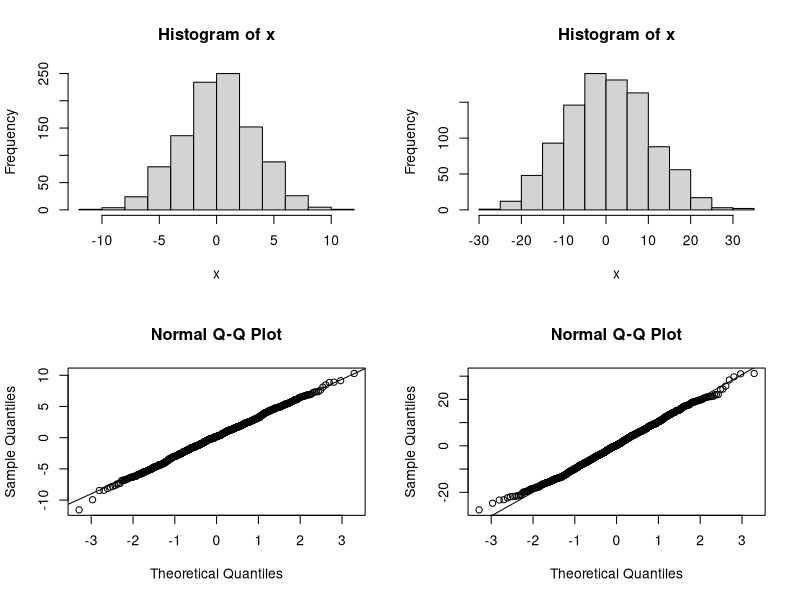
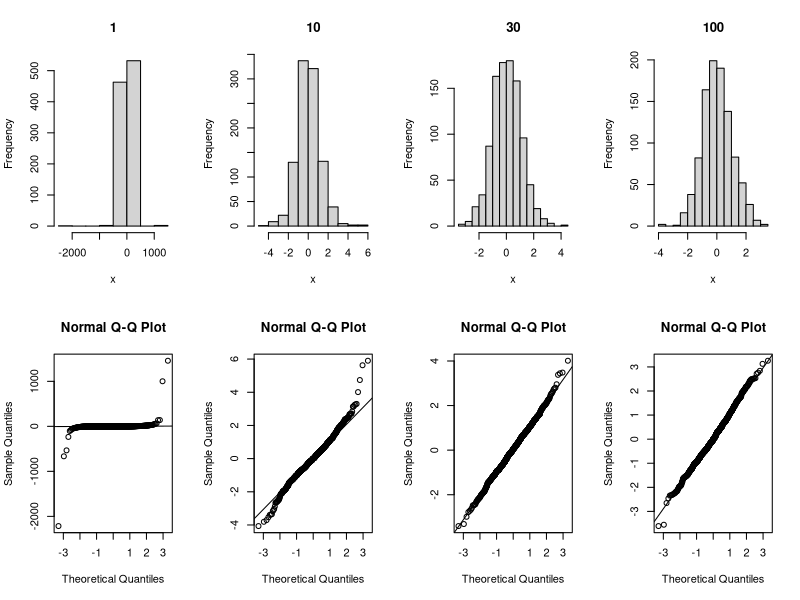
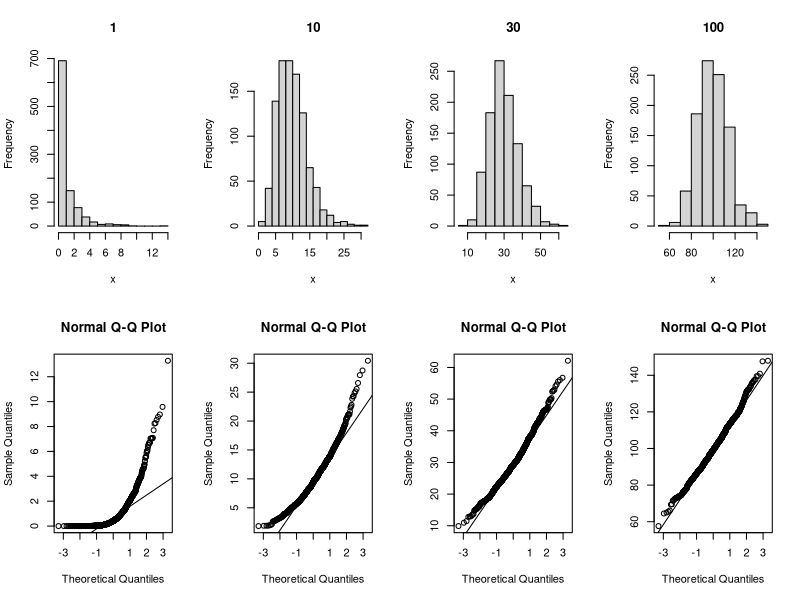
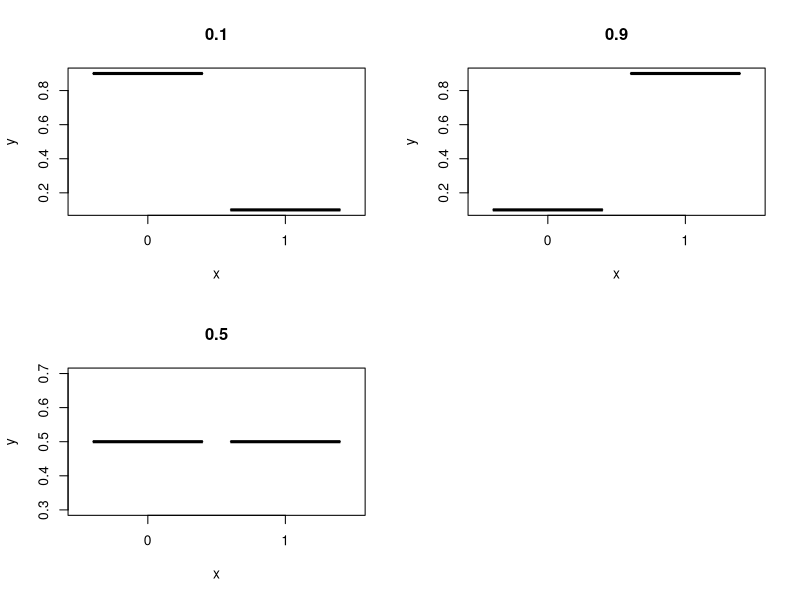
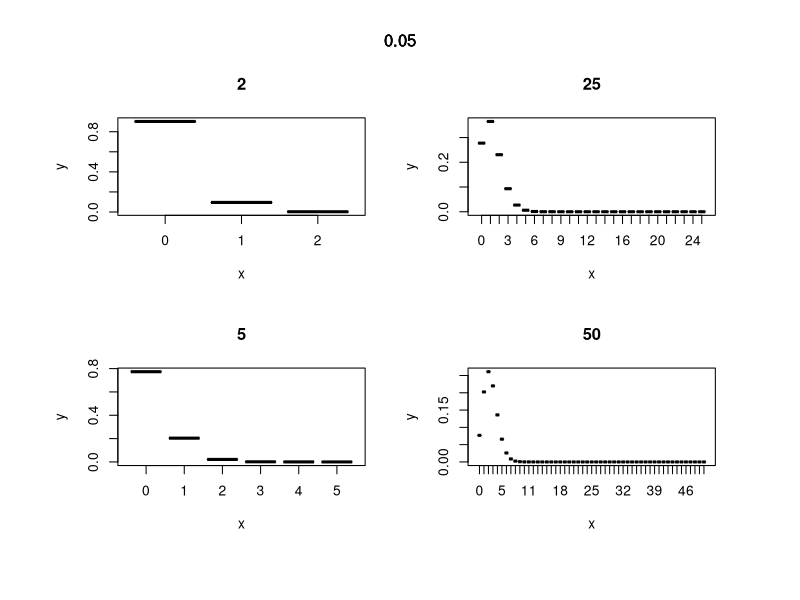
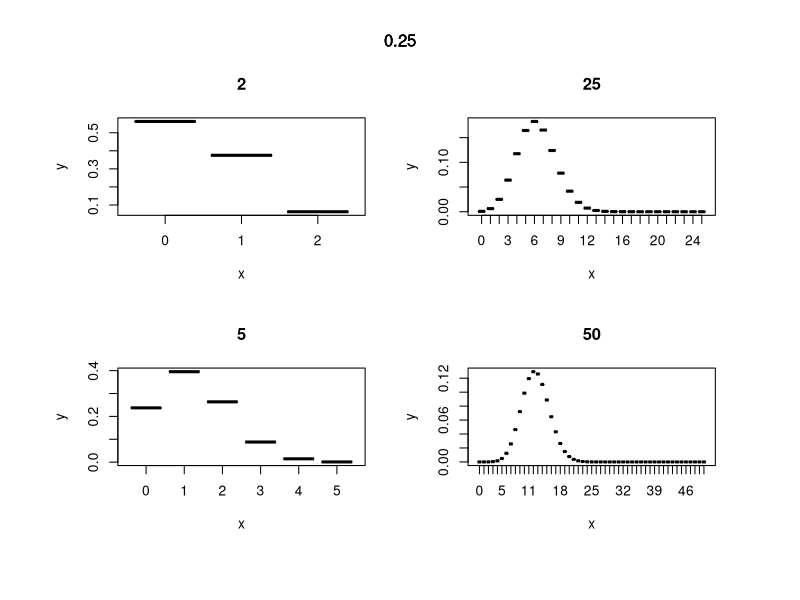
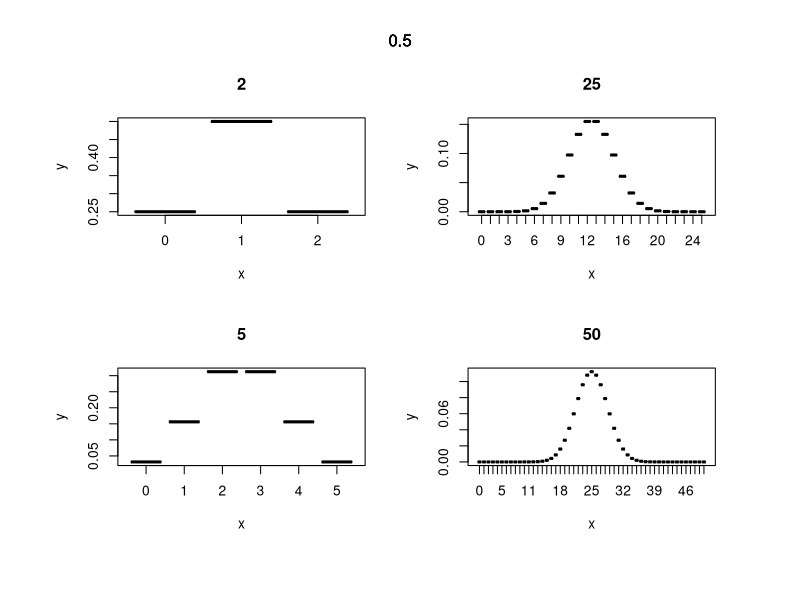
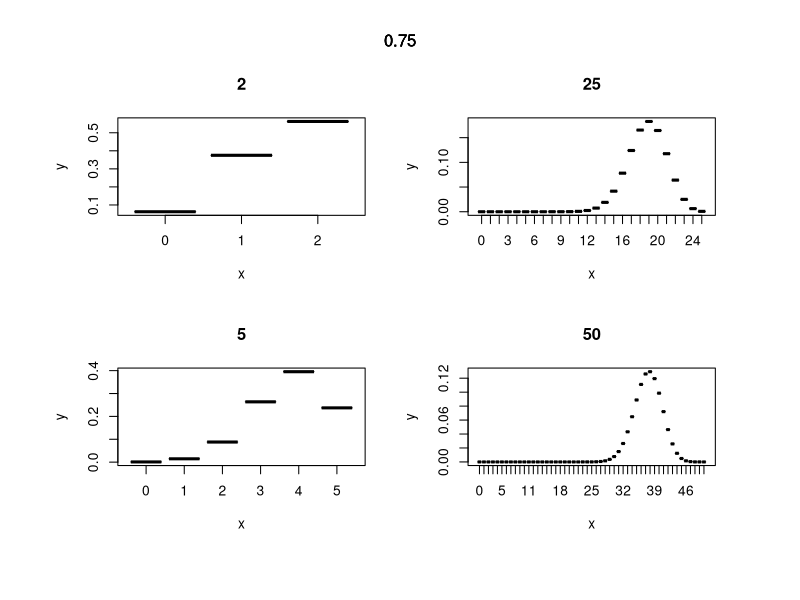

Write the R code that produced these figures, in order.
#use code below to assess how data from various distributions visually compares 
#to a normal distribution
#
##normal
sigma=c(10,100)
par(mfcol=c(2,2), ask=T)
for(j in 1:length(sigma)){
  x=rnorm(1000, 0, sqrt(sigma[j]))
  hist(x)
  qqnorm(x)
  qqline(x)
}


#t
freedom=c(1,10,30,100)
par(mfcol=c(2,4), ask=T)
for(j in 1:length(freedom)){
  x=rt(1000, df=freedom[j])
  hist(x, main=freedom[j])
  qqnorm(x)
  qqline(x)
}

#chi-square
freedom=c(1,10,30,100)
par(mfcol=c(2,4), ask=T)
for(j in 1:length(freedom)){
  x=rchisq(1000, df=freedom[j])
  hist(x, main=freedom[j])
  qqnorm(x)
  qqline(x)
}

#bernoulli
y=0:1
n=1
p=c(.1,.5,.9)
par(mfcol=c(2,2))
for (i in 1:length(p)){
  x=dbinom(y,n,p[i])
  plot(as.factor(y),x, type="h", main=p[i])
}


#binomial
n=c(2,5,25,50)
p=c(.05, .25, .5, .75, .95)
par(mfcol=c(2,2), ask=T, oma=c(3,3,3,3))
for(j in 1:length(p)){
  for (i in 1:length(n)){
    y=0:n[i]
    x=dbinom(y,n[i],p[j])
    plot(as.factor(y),x, type="h", main=n[i])
    mtext(p[j], outer=T)
  }
}

#poisson
u=c(2,5,10,30,50)
par(mfcol=c(2,2), ask=T)
for(j in 1:length(u)){
  x=dpois(x=0:(u[j]*3),lambda=u[j])
  plot(0:(u[j]*3),x, type="h", main=u[j])
}
